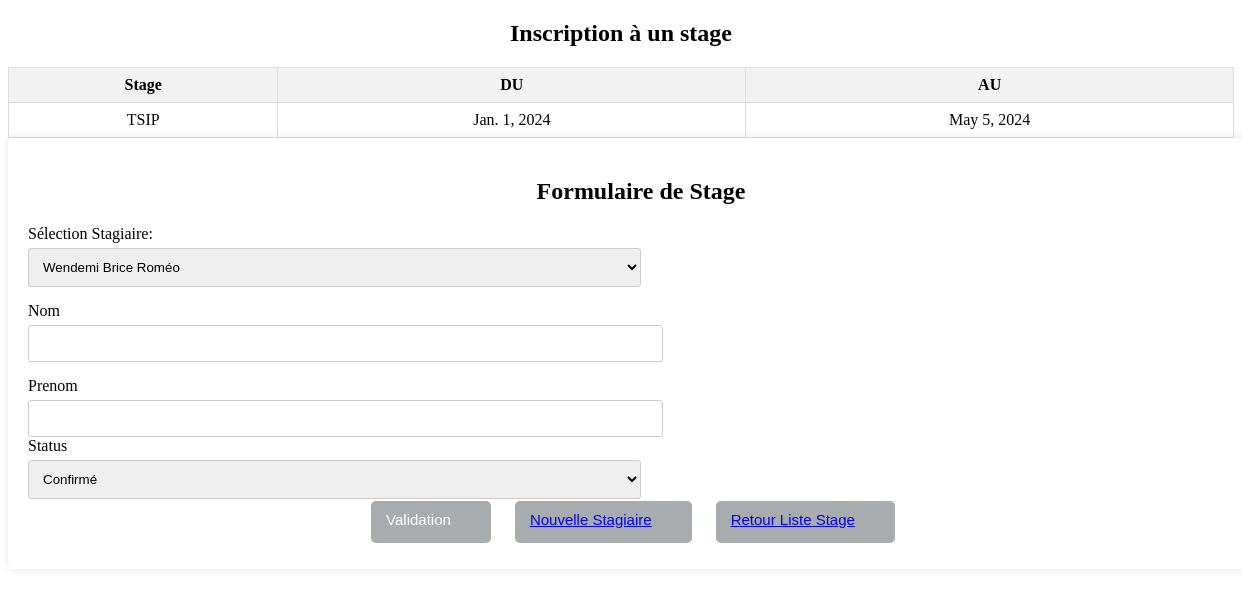
/stagiaire/inscription/TSIP/, run on the app's committed database.
### stage/models.py (models this page shows)
class Stage(models.Model):
    nostage=models.CharField(max_length=4)
    typestage=models.CharField(max_length=20)
    datedebut=models.DateField()
    datefin=models.DateField()
    nbreplace = models.IntegerField()
    nbreinscrit = models.IntegerField()

### stagiaire/views.py (the view)
# urls.py: path('inscription/<str:inscrit>/', views.retourinscription, name='inscrit'),
def retourinscription(request , inscrit):
    stagiaire = Stagiaire.objects.all()
    try:
        lien = Stage.objects.get(typestage=inscrit)
    except Stage.DoesNotExist:
        return HttpResponse("Erreur")
    return render(request, 'inscription/inscription.html', {'lien': lien, 'stagiaire': stagiaire})

### templates/inscription/inscription.html (shortened to what this page needs)
<!DOCTYPE html>
<html>
<head>
</head>
<body>
    <h2><center>Inscription à un stage</center></h2>
    <table>
        <thead>
            <tr>
                <th>Stage</th>
                <th>DU</th>
                <th>AU</th>
            </tr>
        </thead>
        <tbody>
            <tr>
                <td>{{ lien.typestage }}</td>
                <td>{{ lien.datedebut }}</td>
                <td>{{ lien.datefin }}</td>
            </tr>
        </tbody>
    </table>
    <div class="container">
        <h2>Formulaire de Stage</h2>
        <form>
            <div class="form-group">
                <label for="stagiaire">Sélection Stagiaire:</label>
                <select id="stagiaire" name="stagiaire" onclick="updateStudentInfo()">
                    {% for stagiaire in stagiaire %}
                        <option value="{{ stagiaire.nom }}" prenom="{{ stagiaire.prenom }}">{{ stagiaire.prenom }}</option>
                    {% endfor %}
                </select>
            </div>
            <div class="form-group">
                <label class="labels" for="Nom">Nom</label>
                <input class="inputs" type="text" id="Nom" name="Nom" required>
              </div>
              <div class="labelsInputContainer">
                <label class="labels" for="Prenom">Prenom</label>
                <input class="inputs" type="text" id="Prenom" name="Prenom" required>
              </div>
              <div class="labelsInputContainer">
                <label class="labels" for="status">Status</label>
                <select id="status" name="Status">
                  <option value="CIF">Confirmé</option>
                </select>
              </div>
        </form>
            <center> <button type="submit">Validation</button>
            <button><a href="{% url 'stagiaire' %}">Nouvelle Stagiaire</a></button>
                <button><a href="{% url 'retourdebut' %}">Retour Liste Stage</a></button> </center>
    </div>
    </body>
    </html>

### templates/inscription/inscription.html (style rules this page uses)
.container { width: 100%; margin: 0 auto; background-color: #fff; padding: 20px; border-radius: 5px; box-shadow: 0px 0px 10px rgba(0, 0, 0, 0.1); }
h2 { text-align: center; margin-bottom: 20px; }
.form-group { margin-bottom: 15px; }
label { display: block; margin-bottom: 5px; }
input[type="text"], select { width: 50%; padding: 10px; border: 1px solid #ccc; border-radius: 3px; }
button { background-color:#A9ACAF; border: none; color: white; padding: 10px 40px 15px 15px; text-align: center; text-decoration: none; display: inline-block; font-size: 15px; margin: 2px 18px 6px 2px; cursor: pointer; border-radius: 5px; }
table { border-collapse: collapse; width: 100%; }
th, td { border: 1px solid #ddd; padding: 8px; text-align: center; }
th { background-color: #f2f2f2; }

### data on the page
Stage: typestage "TSIP", datedebut "Jan. 1, 2024", datefin "May 5, 2024"

### other printed values
form field stagiaire "Wendemi Brice Roméo"
